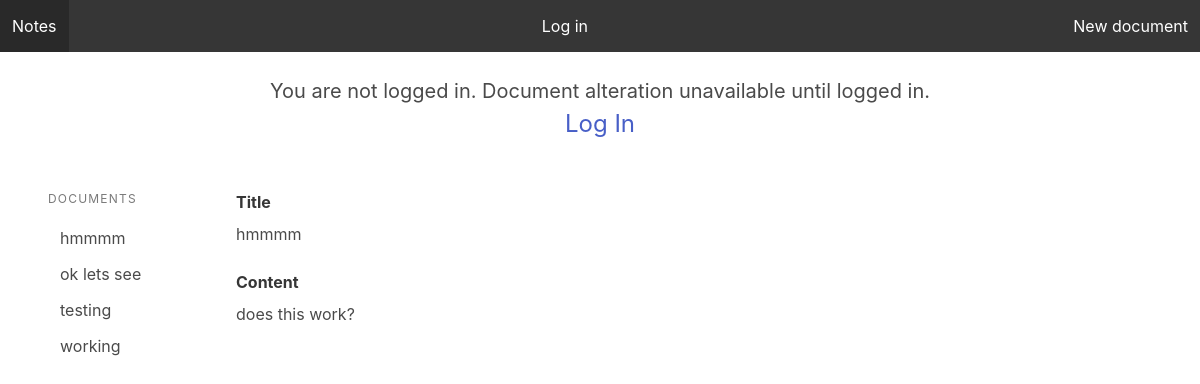
Before: /?docid=11 with the older database file.
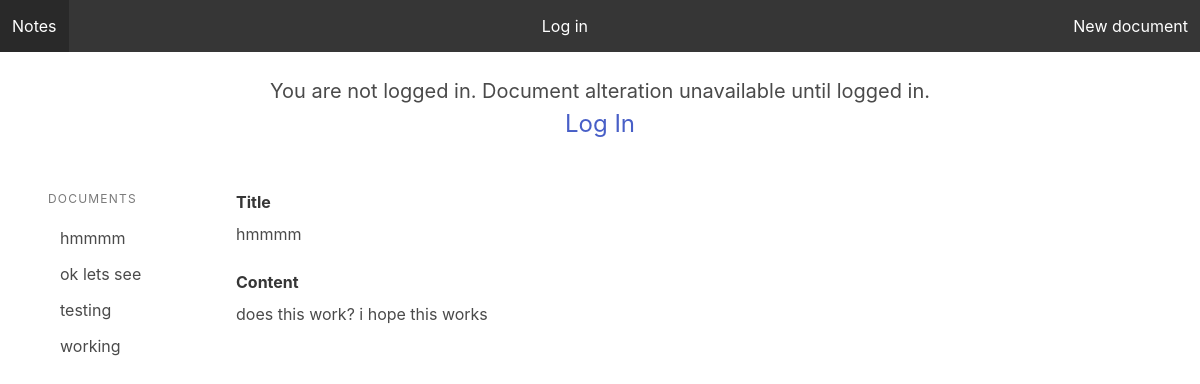
After: the same page with the newer database file.
### document/models.py (models this page shows)
class Document(models.Model):
    title = models.CharField(max_length=225)
    content  = models.TextField(blank=True, null=True)
    class Meta:
        ordering = ('title',)

### document/views.py (the view, shortened to what this page needs)
# urls.py: path('', editor, name='editor'),
def editor(request):
    docid = int(request.GET.get('docid',0))
    documents = Document.objects.all()
    if docid > 0:
        document = Document.objects.get(pk = docid)
    else:
        document = ''
    context = {
        'docid': docid,
        'documents': documents,
        'document':document
    }
    return render(request, 'editor.html', context)

### document/templates/editor.html (shortened to what this page needs)
<!DOCTYPE HTML>
<html lang="en-us">
    <head>
        <link rel="stylesheet" href="https://cdn.jsdelivr.net/npm/bulma@0.9.0/css/bulma.min.css">
    </head>
    <body>
        <nav class="navbar is-dark">
            <div class="navbar-brand">
                <a href="{% url 'editor' %}" class="navbar-item">Notes</a>
            </div>
            <div class="navbar-menu">
                {% if not user.is_authenticated %}
                <div class="navbar-end">
                    <a href="{% url 'login' %}" class="navbar-item">Log in</a>
                </div>
                {% endif %}
                <div class="navbar-end">
                    <a href="{% url 'editor' %}?docid=0" class="navbar-item">New document</a>
                </div>
            </div>
        </nav>
        {% if not user.is_authenticated %}
        <div class="columns is-centered">
            <section>
                <br>
            <p class="column is-size-5">You are not logged in. Document alteration unavailable until logged in.</p>
            <div class="columns is-centered">
                <a href="{% url 'login' %}" class="is-size-4">Log In</a>
            </div>
            </section>
        </div>
        {% endif %}
        <section class="section">
            <div class="columns">
                <div class="column is-2">
                    <aside class="menu">
                        <p class="menu-label">Documents</p>
                        <ul class="menu-list">
                            {% for doc in documents %}
                            <li>
                                <a href="{% url 'editor' %}?docid={{doc.id}}">{{ doc.title }}</a>
                            </li>
                            {% endfor %}
                        </ul>
                    </aside>
                </div>
                <div class="column is-10">
                    {% if user.is_authenticated %}
                    <form method="post" action="{% url 'editor' %}">
                        {% csrf_token %}
                        <input type="hidden" name="docid" value="{{docid}}">
                        <div class="=field">
                            <label class="label">Title</label>
                            <div class="control">
                                <input type="text" class="input" name="title" placeholder="Title"{% if document %} value="{{ document.title }}"{% endif %}>
                            </div>
                        </div>
                        <div class="=field">
                            <label class="label">Content</label>
                            <div class="control">
                                <textarea type="text" class="textarea" name="content" placeholder="Content">{% if document %} {{ document.content }}{% endif %}</textarea>
                            </div>
                        </div>
                        <div class="=field is-grouped">
                            <div class="control">
                                <button class="button is-primary">Save</button>
                            </div>
                            {% if document %}
                                <div class="control">
                                    <a href="{% url 'delete_doc' document.id %}" class='button is-danger'>Delete</a>
                                </div>
                            {% endif %}
                        </div>
                    </form>
                    {% else %}
                    <div class="=field">
                        <label class="label">Title</label>
                        <div class="control">
                            <p>{% if document %} {{ document.title }}{% endif %}</p>
                            <br>
                        </div>
                    </div>
                    <div class="=field">
                        <label class="label">Content</label>
                        <div class="control">
                            <p>{% if document %} {{ document.content }}{% endif %}</p>
                        </div>
                    </div>
                </div>
            </div>
        </section>
        {% endif %}
    </body>
</html>

Changed rows visible on the page:
changed Document "hmmmm": content "does this work?" → "does this work? i hope this works"
